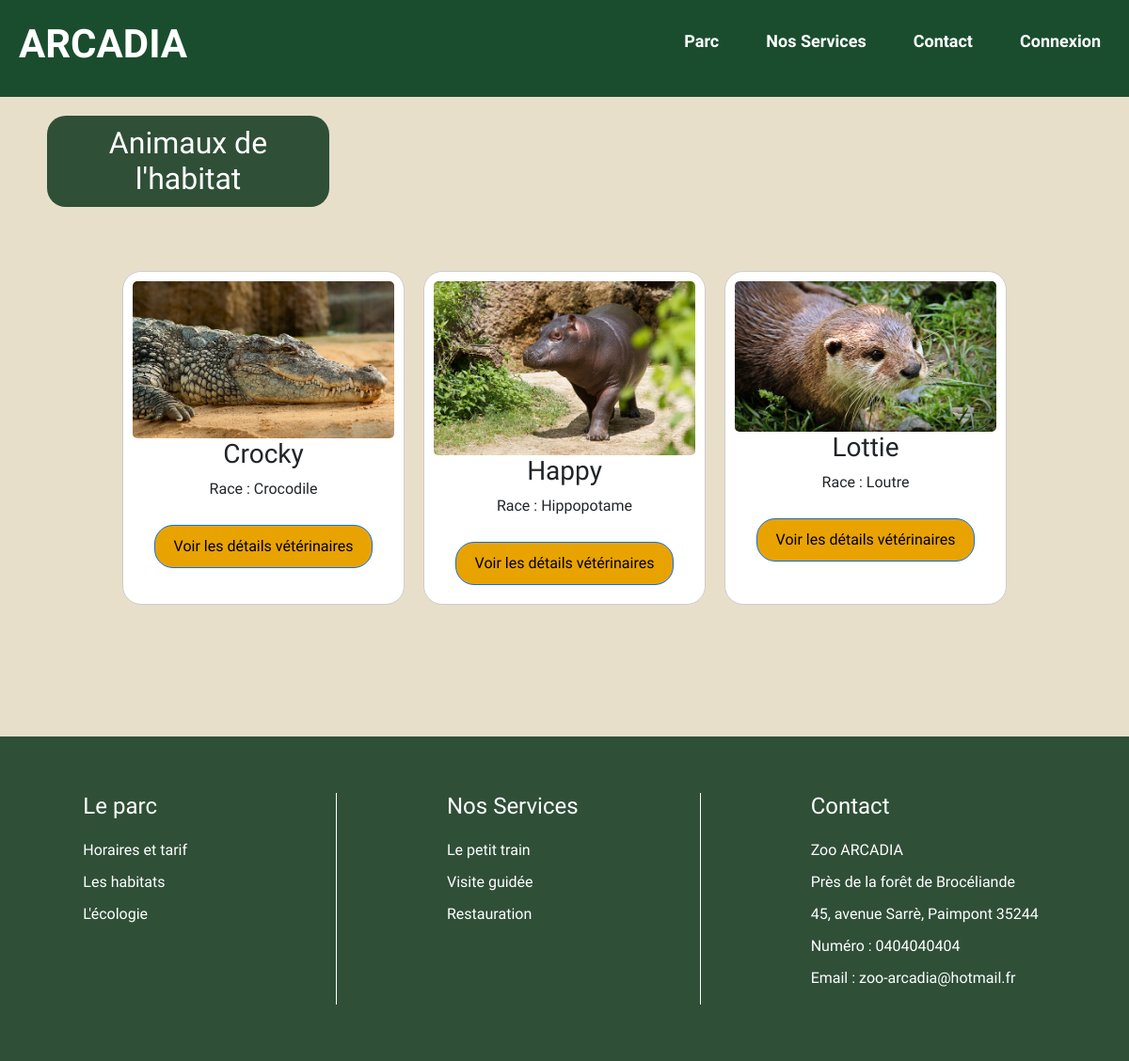
The page /animaux.php?habitat_id=2 on the database its author committed.
### tables this page shows
CREATE TABLE `animaux` (
  `id` int(11) NOT NULL,
  `prenom` varchar(50) NOT NULL,
  `race` varchar(50) NOT NULL,
  `habitat_id` int(11) NOT NULL,
  `photo` varchar(255) DEFAULT NULL,
  `popularite` int(11) DEFAULT '0'
);

### animaux.php (the view, shortened to what this page needs)
<?php
require_once 'elements/header.php';
require_once 'db_connection.php';
if (isset($_GET['habitat_id'])) {
    $habitat_id = (int)$_GET['habitat_id'];
    $stmt = $mysqli->prepare("SELECT id, prenom, race, photo, popularite FROM animaux WHERE habitat_id = ?");
    $stmt->bind_param("i", $habitat_id);
    $stmt->execute();
    $result = $stmt->get_result();
?>
<div class="title beige">
    <h2 class="sous-menu vert">Animaux de l'habitat</h2>
</div>
<div class="mainpage5">
    <div class="mainpage5">
        <?php if ($result->num_rows > 0) {
            echo "<div class='animals'>";
            while ($animal = $result->fetch_assoc()) {
                $photo_path = !empty($animal['photo']) ? "dashbord/" . htmlspecialchars($animal['photo']) : "images/default_animal.jpg";
                echo "<div class='animal-card'>";
                echo "<img src='$photo_path' alt='Photo de " . htmlspecialchars($animal['prenom']) . "' class='animal-photo'>";
                echo "<h3>" . htmlspecialchars($animal['prenom']) . "</h3>";
                echo "<p>Race : " . htmlspecialchars($animal['race']) . "</p>";
                echo "<button class='btn btn-primary' type='button' data-bs-toggle='collapse' data-bs-target='#detailsVet" . $animal['id'] . "' aria-expanded='false' aria-controls='detailsVet" . $animal['id'] . "' onclick='incrementPopularity(" . $animal['id'] . ")'>Voir les détails vétérinaires</button>";
                echo "</div>";
            }
            echo "</div>";
        } else {
            echo "<p>Aucun animal trouvé pour cet habitat.</p>";
        }
    } else {
        echo "<p>ID de l'habitat non fourni.</p>";
    }
    ?>
    </div>
</div>
<?php require_once 'elements/footer.php'; ?>

### style.css (style rules this page uses)
* { margin: 0; padding: 0; box-sizing: border-box; }
body { font-family: "Signika Negative", sans-serif; }
.sous-menu.vert { color: white; background-color: #2f4f37; display: inline-block; padding: 10px 20px; border-radius: 20px; max-width: 300px; text-align: center; }
.mainpage, .mainpage2, .mainpage3, .mainpage4, .mainpage5, .mainpage6, .maineco1, .maineco2 { display: flex; justify-content: center; align-items: center; flex-wrap: wrap; gap: 30px; padding: 20px; margin: 0 auto; padding-bottom: 70px; }
.mainpage, .mainpage3, .mainpage5, .maineco1 { background-color: #E8DFCA; }
.title.beige { background-color: #E8DFCA; padding: 20px; text-align: left; padding-left: 50px; }

### animaux.php (style rules this page uses)
.animals { display: flex; flex-wrap: wrap; gap: 20px; justify-content: center; }
.animal-card { border: 1px solid #ccc; padding: 10px; width: 300px; text-align: center; background-color: white; border-radius: 20px; }
.animal-photo { width: 100%; height: auto; border-radius: 5px; }
.btn-primary { display: inline-block; padding: 10px 20px; background-color: #E9A300; color: black; text-align: center; text-decoration: none; border-radius: 20px; font-size: 16px; transition: transform 0.3s ease, background-color 0.3s ease; margin: 10px; }

### rows shown on the page
animaux: photo (picture), prenom "Crocky", race "Crocodile"
animaux: photo (picture), prenom "Happy", race "Hippopotame"
animaux: photo (picture), prenom "Lottie", race "Loutre"
